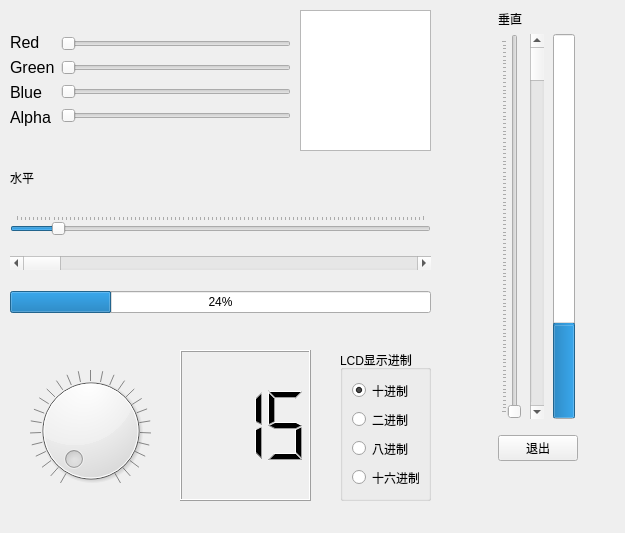
<?xml version="1.0" encoding="UTF-8"?>
<ui version="4.0">
 <class>widget</class>
 <widget class="QMainWindow" name="widget">
  <property name="geometry">
   <rect>
    <x>0</x>
    <y>0</y>
    <width>625</width>
    <height>533</height>
   </rect>
  </property>
  <property name="windowTitle">
   <string>widget</string>
  </property>
  <widget class="QWidget" name="centralwidget">
   <widget class="QTextEdit" name="textEdit">
    <property name="geometry">
     <rect>
      <x>300</x>
      <y>10</y>
      <width>131</width>
      <height>141</height>
     </rect>
    </property>
    <property name="palette">
     <palette>
      <active>
       <colorrole role="LinkVisited">
        <brush brushstyle="SolidPattern">
         <color alpha="255">
          <red>200</red>
          <green>93</green>
          <blue>140</blue>
         </color>
        </brush>
       </colorrole>
      </active>
      <inactive>
       <colorrole role="LinkVisited">
        <brush brushstyle="SolidPattern">
         <color alpha="255">
          <red>200</red>
          <green>93</green>
          <blue>140</blue>
         </color>
        </brush>
       </colorrole>
      </inactive>
      <disabled>
       <colorrole role="LinkVisited">
        <brush brushstyle="SolidPattern">
         <color alpha="255">
          <red>200</red>
          <green>93</green>
          <blue>140</blue>
         </color>
        </brush>
       </colorrole>
      </disabled>
     </palette>
    </property>
   </widget>
   <widget class="QDial" name="dial">
    <property name="geometry">
     <rect>
      <x>0</x>
      <y>370</y>
      <width>181</width>
      <height>121</height>
     </rect>
    </property>
    <property name="font">
     <font>
      <pointsize>10</pointsize>
     </font>
    </property>
    <property name="maximum">
     <number>255</number>
    </property>
    <property name="notchTarget">
     <double>10.000000000000000</double>
    </property>
    <property name="notchesVisible">
     <bool>true</bool>
    </property>
   </widget>
   <widget class="QLCDNumber" name="lcdDisplay">
    <property name="geometry">
     <rect>
      <x>180</x>
      <y>350</y>
      <width>131</width>
      <height>151</height>
     </rect>
    </property>
    <property name="font">
     <font>
      <pointsize>10</pointsize>
     </font>
    </property>
    <property name="digitCount">
     <number>3</number>
    </property>
    <property name="value" stdset="0">
     <double>15.000000000000000</double>
    </property>
   </widget>
   <widget class="QGroupBox" name="groupBox">
    <property name="geometry">
     <rect>
      <x>340</x>
      <y>350</y>
      <width>91</width>
      <height>151</height>
     </rect>
    </property>
    <property name="title">
     <string>LCD显示进制</string>
    </property>
    <layout class="QGridLayout" name="gridLayout_5">
     <item row="0" column="0">
      <widget class="QRadioButton" name="radioBtnDec">
       <property name="text">
        <string>十进制</string>
       </property>
       <property name="checked">
        <bool>true</bool>
       </property>
      </widget>
     </item>
     <item row="1" column="0">
      <widget class="QRadioButton" name="radioBtnBin">
       <property name="text">
        <string>二进制</string>
       </property>
      </widget>
     </item>
     <item row="2" column="0">
      <widget class="QRadioButton" name="radioBtnOct">
       <property name="text">
        <string>八进制</string>
       </property>
      </widget>
     </item>
     <item row="3" column="0">
      <widget class="QRadioButton" name="radioBtnHex">
       <property name="text">
        <string>十六进制</string>
       </property>
      </widget>
     </item>
    </layout>
   </widget>
   <widget class="QLabel" name="label_6">
    <property name="geometry">
     <rect>
      <x>10</x>
      <y>170</y>
      <width>72</width>
      <height>15</height>
     </rect>
    </property>
    <property name="text">
     <string>水平</string>
    </property>
   </widget>
   <widget class="QWidget" name="">
    <property name="geometry">
     <rect>
      <x>10</x>
      <y>10</y>
      <width>281</width>
      <height>141</height>
     </rect>
    </property>
    <layout class="QGridLayout" name="gridLayout_3">
     <item row="0" column="0">
      <layout class="QGridLayout" name="gridLayout_2">
       <item row="0" column="0">
        <widget class="QLabel" name="label">
         <property name="font">
          <font>
           <pointsize>12</pointsize>
          </font>
         </property>
         <property name="text">
          <string>Red</string>
         </property>
        </widget>
       </item>
       <item row="1" column="0">
        <widget class="QLabel" name="label_2">
         <property name="font">
          <font>
           <pointsize>12</pointsize>
          </font>
         </property>
         <property name="text">
          <string>Green</string>
         </property>
        </widget>
       </item>
       <item row="2" column="0">
        <widget class="QLabel" name="label_3">
         <property name="font">
          <font>
           <pointsize>12</pointsize>
          </font>
         </property>
         <property name="text">
          <string>Blue</string>
         </property>
        </widget>
       </item>
       <item row="3" column="0">
        <widget class="QLabel" name="label_4">
         <property name="font">
          <font>
           <pointsize>12</pointsize>
          </font>
         </property>
         <property name="text">
          <string>Alpha</string>
         </property>
        </widget>
       </item>
      </layout>
     </item>
     <item row="0" column="1">
      <layout class="QGridLayout" name="gridLayout">
       <item row="3" column="0">
        <widget class="QSlider" name="sliderAlpha">
         <property name="maximum">
          <number>255</number>
         </property>
         <property name="orientation">
          <enum>Qt::Horizontal</enum>
         </property>
        </widget>
       </item>
       <item row="0" column="0">
        <widget class="QSlider" name="sliderRed">
         <property name="maximum">
          <number>255</number>
         </property>
         <property name="orientation">
          <enum>Qt::Horizontal</enum>
         </property>
        </widget>
       </item>
       <item row="1" column="0">
        <widget class="QSlider" name="sliderGreen">
         <property name="maximum">
          <number>255</number>
         </property>
         <property name="orientation">
          <enum>Qt::Horizontal</enum>
         </property>
        </widget>
       </item>
       <item row="2" column="0">
        <widget class="QSlider" name="sliderBlue">
         <property name="maximum">
          <number>255</number>
         </property>
         <property name="orientation">
          <enum>Qt::Horizontal</enum>
         </property>
        </widget>
       </item>
      </layout>
     </item>
    </layout>
   </widget>
   <widget class="QWidget" name="">
    <property name="geometry">
     <rect>
      <x>10</x>
      <y>200</y>
      <width>421</width>
      <height>131</height>
     </rect>
    </property>
    <layout class="QGridLayout" name="gridLayout_4">
     <item row="0" column="0">
      <widget class="QSlider" name="sliderH">
       <property name="font">
        <font>
         <pointsize>10</pointsize>
        </font>
       </property>
       <property name="maximum">
        <number>100</number>
       </property>
       <property name="value">
        <number>10</number>
       </property>
       <property name="orientation">
        <enum>Qt::Horizontal</enum>
       </property>
       <property name="invertedControls">
        <bool>true</bool>
       </property>
       <property name="tickPosition">
        <enum>QSlider::TicksAbove</enum>
       </property>
      </widget>
     </item>
     <item row="1" column="0">
      <widget class="QScrollBar" name="scrollBarH">
       <property name="orientation">
        <enum>Qt::Horizontal</enum>
       </property>
      </widget>
     </item>
     <item row="2" column="0">
      <widget class="QProgressBar" name="progBarH">
       <property name="value">
        <number>24</number>
       </property>
      </widget>
     </item>
    </layout>
   </widget>
   <widget class="QWidget" name="">
    <property name="geometry">
     <rect>
      <x>460</x>
      <y>10</y>
      <width>157</width>
      <height>491</height>
     </rect>
    </property>
    <layout class="QGridLayout" name="gridLayout_7">
     <item row="2" column="2">
      <spacer name="verticalSpacer">
       <property name="orientation">
        <enum>Qt::Vertical</enum>
       </property>
       <property name="sizeType">
        <enum>QSizePolicy::Fixed</enum>
       </property>
       <property name="sizeHint" stdset="0">
        <size>
         <width>10</width>
         <height>10</height>
        </size>
       </property>
      </spacer>
     </item>
     <item row="0" column="2">
      <widget class="QLabel" name="label_5">
       <property name="text">
        <string>垂直</string>
       </property>
      </widget>
     </item>
     <item row="3" column="2">
      <widget class="QPushButton" name="btnClose">
       <property name="text">
        <string>退出</string>
       </property>
      </widget>
     </item>
     <item row="1" column="2">
      <layout class="QGridLayout" name="gridLayout_6">
       <item row="0" column="0">
        <widget class="QSlider" name="sliderV">
         <property name="orientation">
          <enum>Qt::Vertical</enum>
         </property>
         <property name="tickPosition">
          <enum>QSlider::TicksAbove</enum>
         </property>
        </widget>
       </item>
       <item row="0" column="1">
        <widget class="QScrollBar" name="scrollBarV">
         <property name="orientation">
          <enum>Qt::Vertical</enum>
         </property>
        </widget>
       </item>
       <item row="0" column="2">
        <widget class="QProgressBar" name="progBarV">
         <property name="value">
          <number>24</number>
         </property>
         <property name="alignment">
          <set>Qt::AlignCenter</set>
         </property>
         <property name="orientation">
          <enum>Qt::Vertical</enum>
         </property>
        </widget>
       </item>
      </layout>
     </item>
     <item row="4" column="2">
      <spacer name="verticalSpacer_2">
       <property name="orientation">
        <enum>Qt::Vertical</enum>
       </property>
       <property name="sizeType">
        <enum>QSizePolicy::Fixed</enum>
       </property>
       <property name="sizeHint" stdset="0">
        <size>
         <width>20</width>
         <height>40</height>
        </size>
       </property>
      </spacer>
     </item>
    </layout>
   </widget>
  </widget>
  <widget class="QMenuBar" name="menubar">
   <property name="geometry">
    <rect>
     <x>0</x>
     <y>0</y>
     <width>625</width>
     <height>23</height>
    </rect>
   </property>
  </widget>
 </widget>
 <resources/>
 <connections>
  <connection>
   <sender>btnClose</sender>
   <signal>clicked()</signal>
   <receiver>widget</receiver>
   <slot>close()</slot>
   <hints>
    <hint type="sourcelabel">
     <x>538</x>
     <y>465</y>
    </hint>
    <hint type="destinationlabel">
     <x>312</x>
     <y>266</y>
    </hint>
   </hints>
  </connection>
 </connections>
</ui>
